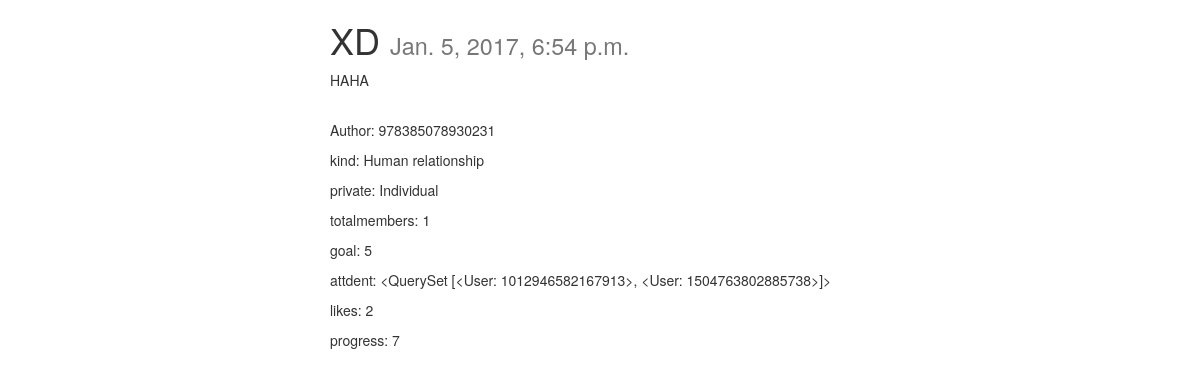
The app's page /posts/82/ with its own data.
### posts/models.py (models this page shows, shortened)
class Post(models.Model):
	user = models.ForeignKey(settings.AUTH_USER_MODEL,default=1,related_name='post_owner',on_delete=models.CASCADE)
	title = models.CharField(max_length=120)
	content = models.TextField()
	kind = models.CharField(max_length=20,default='environment')
	private = models.CharField(max_length=20,default='public')
	totalmembers = models.IntegerField(default=0)
	goal = models.IntegerField(default=0)
	attendant = models.ManyToManyField(User,related_name='post_attendant')
	is_active = models.BooleanField(default=True)
	likes = models.IntegerField(default=0)
	progress = models.IntegerField(default=0)
	updated = models.DateTimeField(auto_now=True,auto_now_add=False) #每次存都更新
	timestamp = models.DateTimeField(auto_now=False,auto_now_add=True) #只有第一次存紀錄
	class Meta:
		ordering = ["-timestamp","-updated"]

### posts/views.py (the view)
# urls.py: url(r'^(?P<id>\d+)/$', post_detail, name='detail'),
def post_detail(request, id=None): #retrieve
	instance = get_object_or_404(Post,id=id)
	context = {
		"instance": instance,
		"title": instance.title,
		"attendant": instance.attendant.all()
	}
	return render(request,"post_detail.html",context)

### templates/post_detail.html (shortened to what this page needs)
{% extends "base.html" %}
{% block content %}
<div class='col-sm-6 col-sm-offset-3'>
<h1>{{ title }} <small>{{ instance.timestamp }}</small></h1>
{{ instance.content|linebreaks }}</br>
<p>Author: {{ instance.user }}</p>
<p>kind: {{ instance.kind }}</p>
<p>private: {{ instance.private }}</p>
<p>totalmembers: {{ instance.totalmembers }}</p>
<p>goal: {{ instance.goal }}</p>
<p>attdent: {{ attendant }}</p>
<p>likes: {{ instance.likes }}</p>
<p>progress: {{ instance.progress }}</p>
</div>
{% endblock content %}

### static/css/base.css (style rules this page uses)
h1 { color: #777777; }

### records on screen
Post: title "XD", timestamp "Jan. 5, 2017, 6:54 p.m.", content "HAHA", user "978385078930231", kind "Human relationship", private "Individual", totalmembers "1", goal "5", likes "2", progress "7"

### other values on screen
{{ attendant }} "<QuerySet [<User: 1012946582167913>, <User: 1504763802885738>]>"
